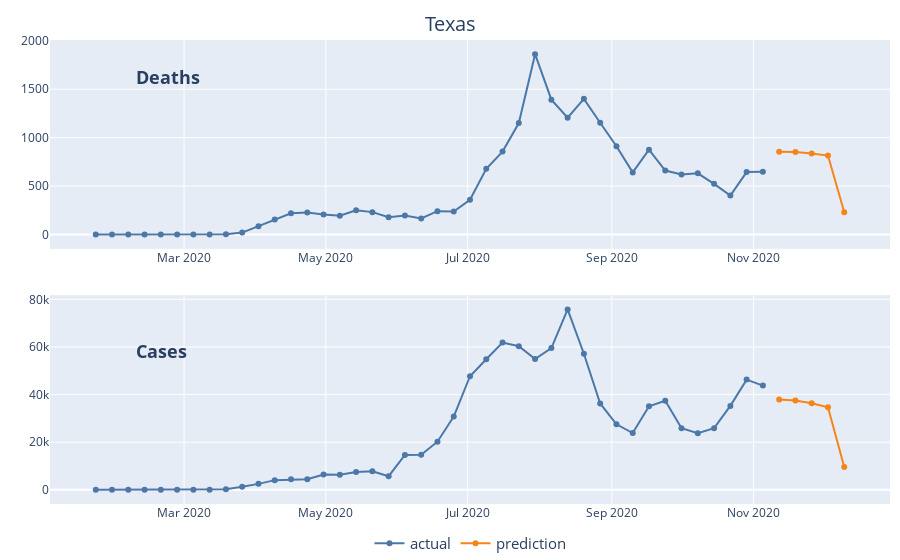

Notebook cell for this chart:
### Markdown cell above
Weekly aggregate line graph:

### Code cell
figs[2]
